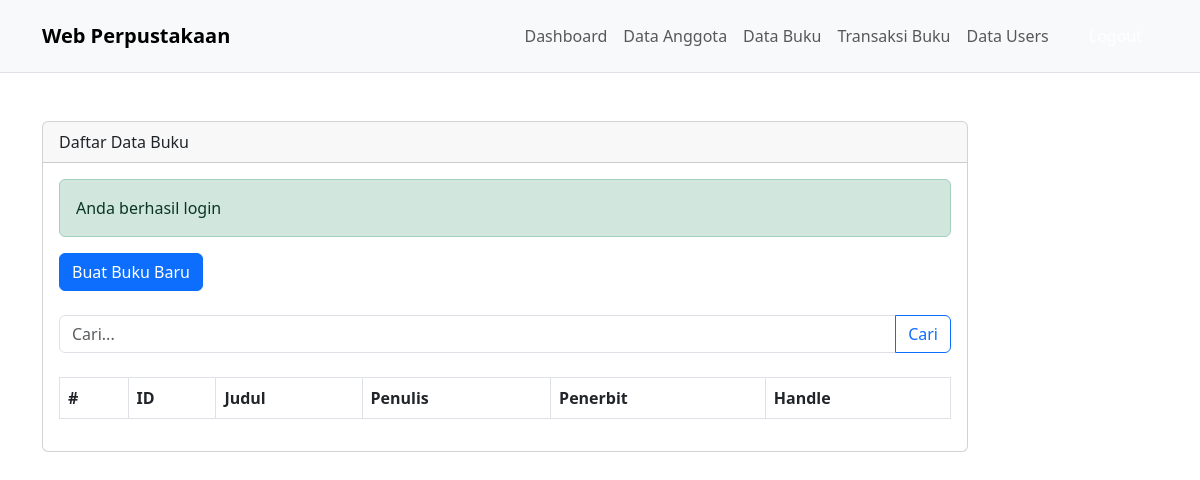
The page /buku.php (signed in) on the database as committed earlier.
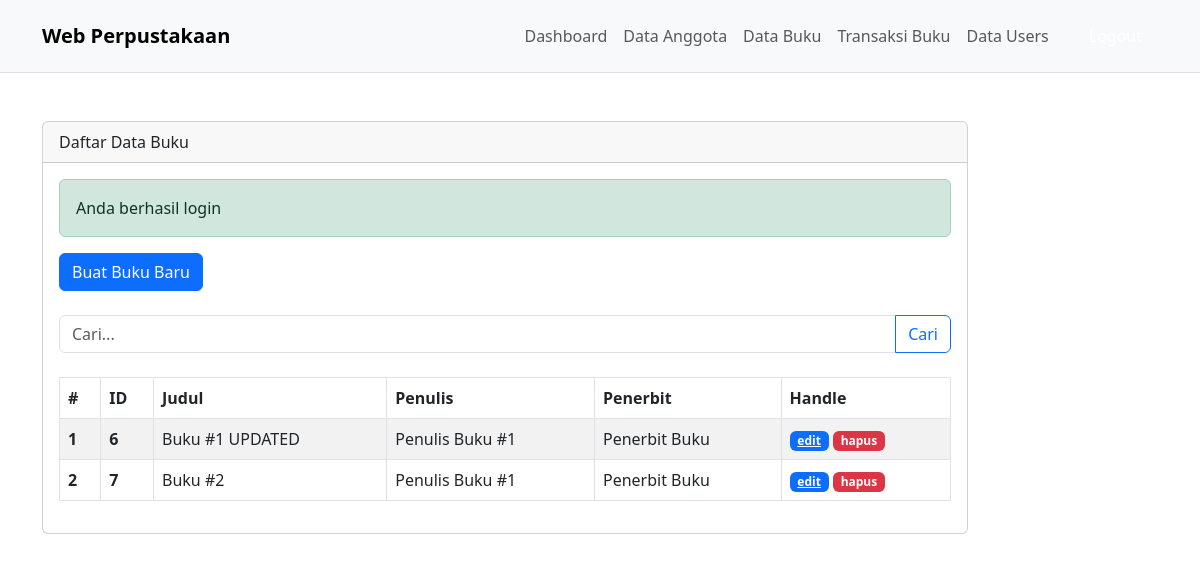
The same page on the database as committed later.
### tables this page shows
CREATE TABLE `buku` (
  `id` int NOT NULL AUTO_INCREMENT,
  `judul` varchar(128) NOT NULL,
  `penulis` varchar(50) NOT NULL,
  `penerbit` varchar(50) NOT NULL,
  `cover` varchar(256) NOT NULL,
  `keterangan` varchar(500) DEFAULT NULL,
  PRIMARY KEY (`id`)
);

### mysql.php (called while the page is built, shortened)
<?php
$servername = "localhost";
$username = "root";
$password = "";
$dbname = "db_perpustakaan";
$conn = mysqli_connect($servername, $username, $password, $dbname);
function getConn()
{
    global $conn;
    return $conn;
}

### global.php (called while the page is built, shortened)
<?php
function query($sql)
{
    return getConn()->query($sql);
}

### buku.php (the view, shortened to what this page needs)
<?php
require 'mysql.php';
require 'global.php';
require 'templates/dashboard/header.php';
require 'templates/dashboard/navbar.php';
$sqlQuerySearch = '';
$keyword = isset($_POST['keyword']) ? $_POST['keyword'] : '';
$sql = "SELECT * FROM buku" . $sqlQuerySearch;
$buku = query($sql)->fetch_all(MYSQLI_ASSOC);
?>
<div class="container py-5">
    <div class="row">
        <div class="col-md-10">
            <div class="card">
                <div class="card-header">Daftar Data Buku</div>
                <div class="card-body">
                    <?php require 'templates/alert.php' ?>
                    <a href="buku_tambah.php" class="btn btn-primary mb-3">Buat Buku Baru</a>
                    <form action="" class="py-2" method="post">
                        <div class="input-group mb-3">
                            <input type="text" class="form-control" placeholder="Cari..." name="keyword" value="<?= $keyword ?>" />
                            <button class="btn btn-outline-primary" type="submit" name="search" value="1">Cari</button>
                        </div>
                    </form>
                    <table class="table table-bordered table-striped">
                        <thead>
                            <tr>
                                <th scope="col">#</th>
                                <th scope="col">ID</th>
                                <th scope="col">Judul</th>
                                <th scope="col">Penulis</th>
                                <th scope="col">Penerbit</th>
                                <th scope="col">Handle</th>
                            </tr>
                        </thead>
                        <tbody>
                            <?php $no = 1; ?>
                            <?php foreach ($buku as $bk) : ?>
                                <tr>
                                    <th scope="row"><?= $no++; ?></th>
                                    <td>
                                        <span class="fw-bold"><?= $bk['id']; ?></span>
                                    </td>
                                    <td><?= $bk['judul']; ?></td>
                                    <td><?= $bk['penulis']; ?></td>
                                    <td><?= $bk['penerbit']; ?></td>
                                    <td>
                                        <a href="buku_edit.php?id=<?= $bk['id']; ?>" class="badge text-bg-primary">edit</a>
                                        <form action="" method="post" class="d-inline-block">
                                            <button name="hapus" class="badge text-bg-danger border-0">hapus</button>
                                        </form>
                                    </td>
                                </tr>
                            <?php endforeach; ?>
                        </tbody>
                    </table>
                </div>
            </div>
        </div>
    </div>
</div>
<?php
require 'templates/dashboard/footer.php';
?>

Rows that differ between the two databases and show on the page:
added buku: id "6", judul "Buku #1 UPDATED", penulis "Penulis Buku #1", penerbit "Penerbit Buku"
added buku: id "7", judul "Buku #2", penulis "Penulis Buku #1", penerbit "Penerbit Buku"
